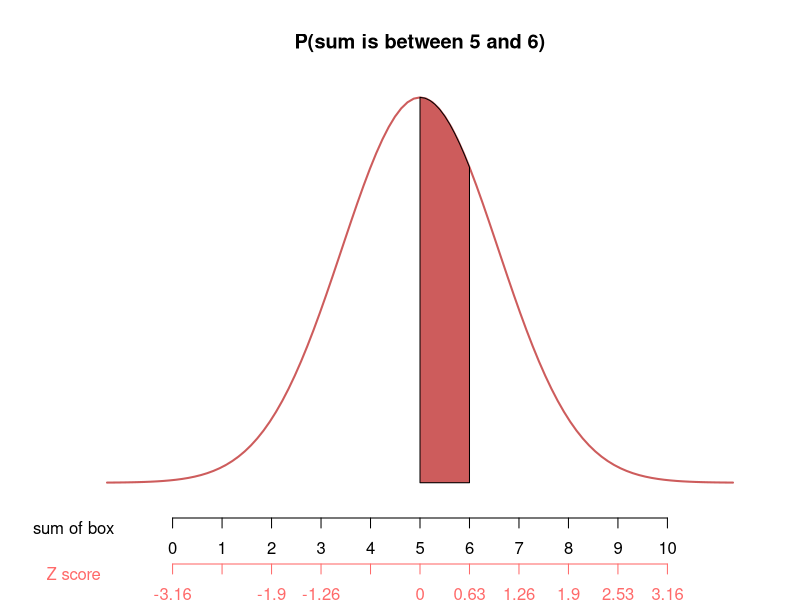
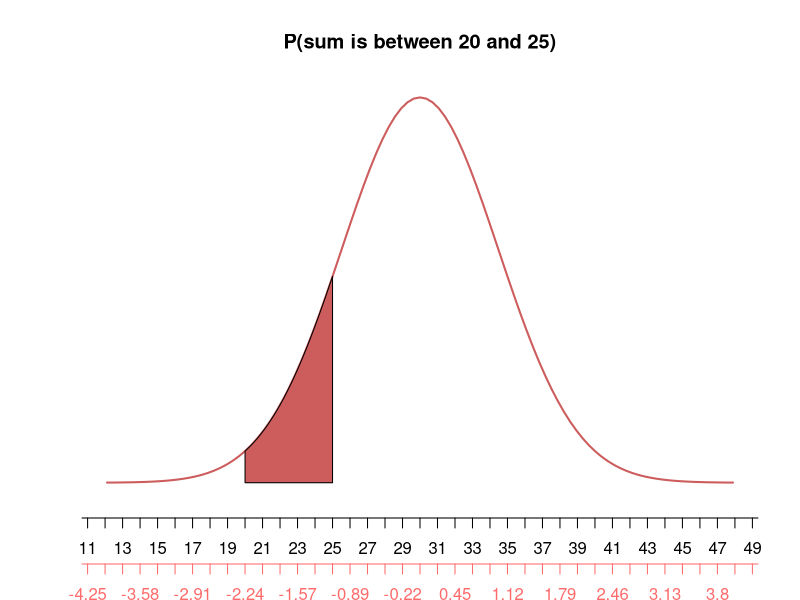

The R source for these figures, in order:
## ---- chunk 1
box=c(1,0)
m = 10 * mean(box)
s = sqrt(10) * sd(box) * (sqrt(1)/sqrt(2))
threshold1 = 5
threshold2 = 6
pnorm(6, m, s) - pnorm(5, m, s)

xlimits1 = seq(round(-4 * s + m, digit = -1), round(4 * s + m, digit = -1), 
1)
curve(dnorm(x, mean = m, sd = s), m - 4 * s, m + 4 * s, col = "indianred", lwd = 2, 
xlab = "", ylab = "", main = "P(sum is between 5 and 6)", axes = F)
sequence <- seq(threshold1, threshold2, 0.1)
polygon(x = c(sequence, threshold2, threshold1), y = c(dnorm(c(sequence), m, 
s), 0, 0), col = "indianred")
axis(1, xlimits1, line = 1, col = "black", col.ticks = "black", col.axis = "black")
mtext("sum of box", 1, line = 1, at = -2, col = "black")
axis(1, xlimits1, labels = round((xlimits1 - m)/s, 2), line = 3.3, col = "indianred1", 
col.ticks = "indianred1", col.axis = "indianred1")
mtext("Z score", 1, line = 3.3, at = -2, col = "indianred1")
## ---- chunk 2
box=c(1,3,5)
m = 10 * mean(box)
s = sqrt(10) * sd(box) * (sqrt(1)/sqrt(2))
threshold1 = 20
threshold2 = 25
pnorm(25, m, s) - pnorm(20, m, s)

xlimits1 = seq(round(-4 * s + m, digit = -1), round(4 * s + m, digit = -1), 
1)
curve(dnorm(x, mean = m, sd = s), m - 4 * s, m + 4 * s, col = "indianred", lwd = 2, 
xlab = "", ylab = "", main = "P(sum is between 20 and 25)", axes = F)
sequence <- seq(threshold1, threshold2, 0.1)
polygon(x = c(sequence, threshold2, threshold1), y = c(dnorm(c(sequence), m, 
s), 0, 0), col = "indianred")
axis(1, xlimits1, line = 1, col = "black", col.ticks = "black", col.axis = "black")
mtext("sum of box", 1, line = 1, at = -2, col = "black")
axis(1, xlimits1, labels = round((xlimits1 - m)/s, 2), line = 3.3, col = "indianred1", 
col.ticks = "indianred1", col.axis = "indianred1")
mtext("Z score", 1, line = 3.3, at = -2, col = "indianred1")
